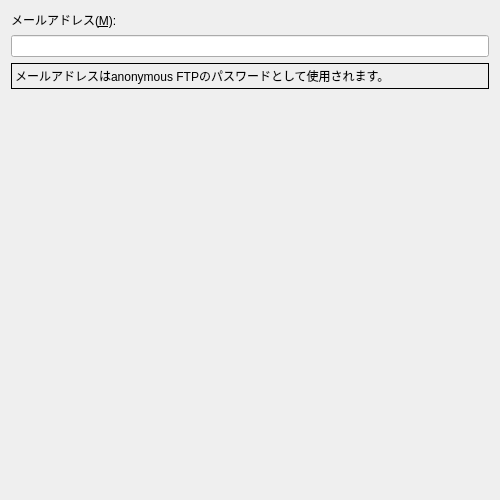
<?xml version="1.0" encoding="UTF-8"?>
<ui version="4.0">
 <class>OptionUserForm</class>
 <widget class="QWidget" name="OptionUserForm">
  <property name="geometry">
   <rect>
    <x>0</x>
    <y>0</y>
    <width>500</width>
    <height>500</height>
   </rect>
  </property>
  <layout class="QVBoxLayout" name="verticalLayout">
   <item>
    <widget class="QLabel" name="label_1">
     <property name="text">
      <string>メールアドレス(&amp;M):</string>
     </property>
     <property name="buddy">
      <cstring>lineEdit_UserMailAdrs</cstring>
     </property>
    </widget>
   </item>
   <item>
    <widget class="QLineEdit" name="lineEdit_UserMailAdrs">
     <property name="maxLength">
      <number>80</number>
     </property>
    </widget>
   </item>
   <item>
    <widget class="QLabel" name="label_2">
     <property name="frameShape">
      <enum>QFrame::Shape::Box</enum>
     </property>
     <property name="text">
      <string>メールアドレスはanonymous FTPのパスワードとして使用されます。</string>
     </property>
     <property name="alignment">
      <set>Qt::AlignmentFlag::AlignLeading|Qt::AlignmentFlag::AlignLeft|Qt::AlignmentFlag::AlignTop</set>
     </property>
     <property name="wordWrap">
      <bool>true</bool>
     </property>
    </widget>
   </item>
   <item>
    <spacer name="verticalSpacer">
     <property name="orientation">
      <enum>Qt::Orientation::Vertical</enum>
     </property>
     <property name="sizeHint" stdset="0">
      <size>
       <width>20</width>
       <height>40</height>
      </size>
     </property>
    </spacer>
   </item>
  </layout>
 </widget>
 <resources/>
 <connections/>
</ui>
